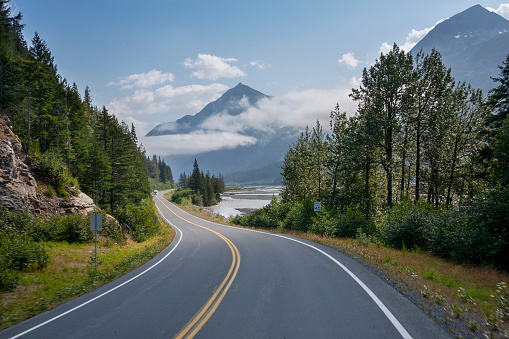
#> input picture data/road2.jpg, 509 x 339 px, found by its file name
$ python cvTests.py
#> lines starting #> are read from the running program, lines starting #| are printed output that depends on the picture; after the words box and inside, x2 and y2 are one past the last pixel; in counts of white or black regions, pixels touching at a corner belong together
import cv2 as cv
import numpy as np
import math
"""
steps:
1.region of interest
2.grayscale
3.maximize contrast
4.gaussian blur?
4.canny
5.houfh transform
dst
"""

def max_contrast(img):
    return (255 * ((img - img.min()) / (img.max() - img.min()))).astype(np.uint8)

if __name__ == '__main__':
    # load image
    img = cv.imread('data/road2.jpg')
#> img is the input picture: shape (339, 509, 3); mean B, G, R 106.5, 106.5, 94.4

    # resize image
    img = cv.resize(img, (img.shape[1]*2, img.shape[0]*2))
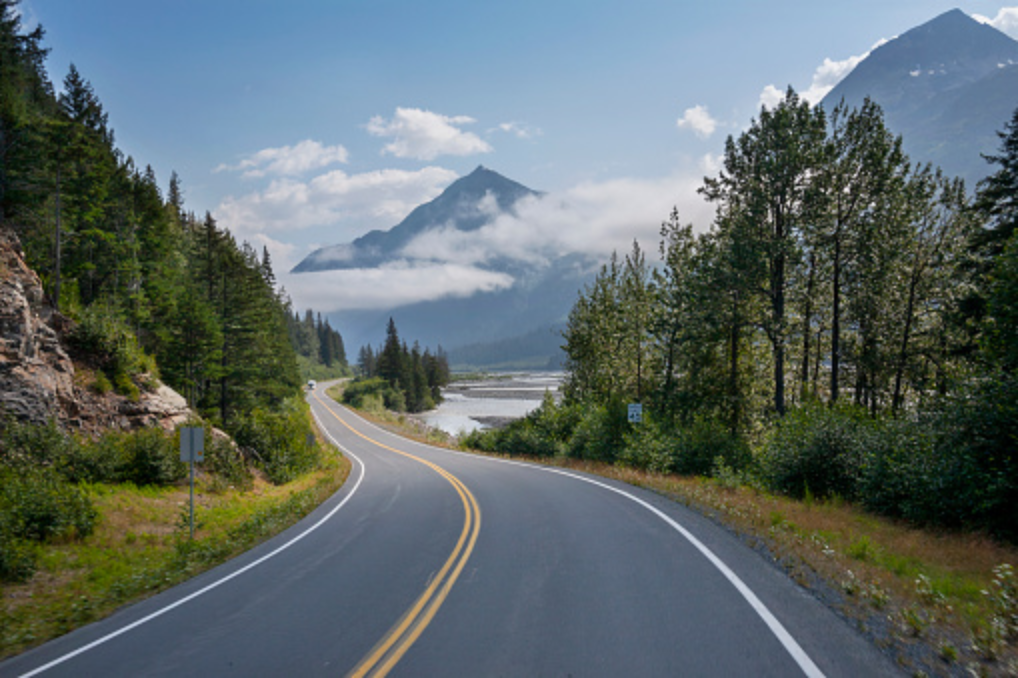
#> img: shape (678, 1018, 3); mean B, G, R 106.5, 106.5, 94.4

    # convert to grayscale
    gray_img = cv.cvtColor(img, cv.COLOR_RGB2GRAY)
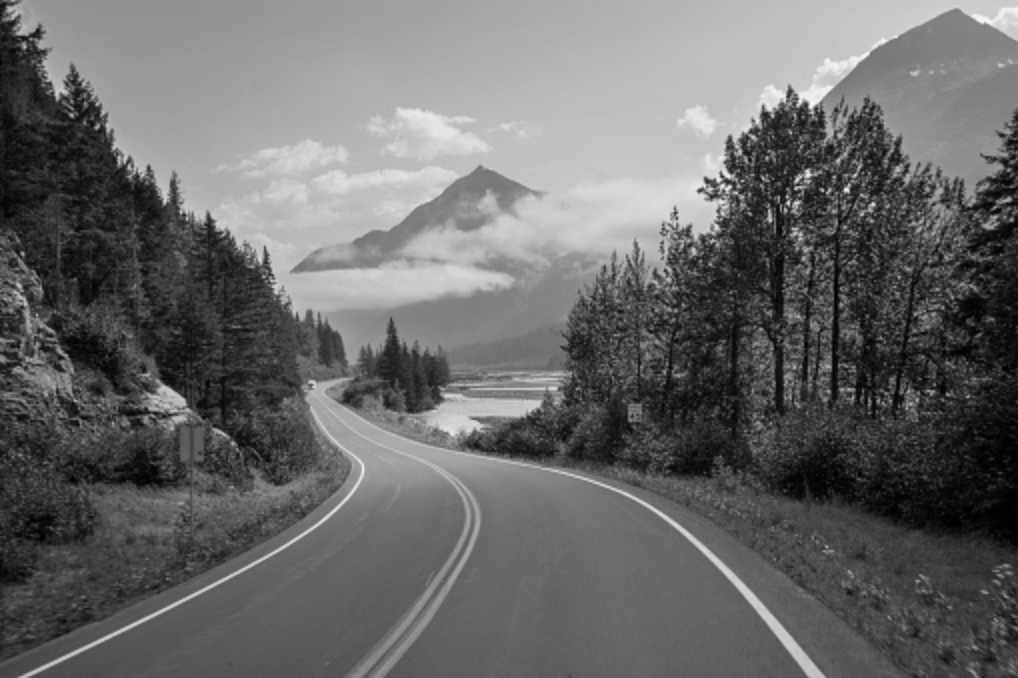
#> gray_img: shape (678, 1018); min 0, max 249, mean 105.1
    cv.imshow('road', gray_img)
    cv.waitKey()

    # region of interest
    roi_img = gray_img[int(gray_img.shape[0] / 2) + 100:, int(gray_img.shape[1] / 2) - 170:gray_img.shape[1] - 170]
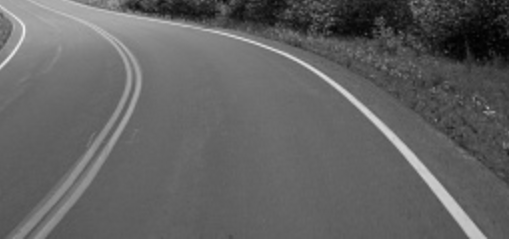
#> roi_img: shape (239, 509); min 1, max 233, mean 98.2
    roi_img2 = np.copy(roi_img)

    # maximize contrast
    contrast_img = max_contrast(roi_img)
    cv.imshow('road', contrast_img)
    cv.waitKey()

    # gray_img = cv.GaussianBlur(gray_img, (5, 5), 0)

    # canny edge detection
    canny_img = cv.Canny(contrast_img, 100, 200, None, 3)
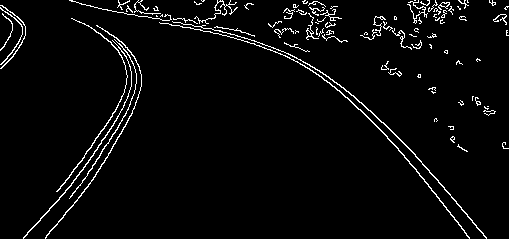
#> canny_img: shape (239, 509); 3.6% white in thin lines or dots
    cv.imshow('road', canny_img)
    cv.waitKey()

    # hough transform
    """    lines = cv.HoughLines(canny_img, 1, np.pi / 180, 150, None, 0, 0)

    if lines is not None:
        for i in range(0, len(lines)):
            rho = lines[i][0][0]
            theta = lines[i][0][1]
            a = math.cos(theta)
            b = math.sin(theta)
            x0 = a * rho
            y0 = b * rho
            pt1 = (int(x0 + 1000*(-b)), int(y0 + 1000*(a)))
            pt2 = (int(x0 - 1000*(-b)), int(y0 - 1000*(a)))
            cv.line(roi_img2, pt1, pt2, (0,0,255), 3, cv.LINE_AA)
    cv.imshow('road', roi_img2)
    cv.waitKey()
    """

    linesP = cv.HoughLinesP(canny_img, 1, np.pi / 180, 50, None, 50, 10)
#> linesP = 21 rows, first 6: [59, 189, 112, 116], [71, 1, 142, 16], [307, 63, 383, 132], [404, 143, 470, 218], [394, 144, 464, 230], [23, 237, 76, 178]

    if linesP is not None:
        for i in range(0, len(linesP)):
            l = linesP[i][0]
            cv.line(roi_img, (l[0], l[1]), (l[2], l[3]), 255, 1, cv.LINE_AA)
#> this loop made 21 passes
#> l on passes 1 to 12: [59, 189, 112, 116], [71, 1, 142, 16], [307, 63, 383, 132], [404, 143, 470, 218], [394, 144, 464, 230], [23, 237, 76, 178], [78, 187, 126, 113], [71, 185, 119, 114], [156, 18, 244, 37], [274, 31, 333, 33], [275, 29, 333, 31], [159, 22, 209, 31]
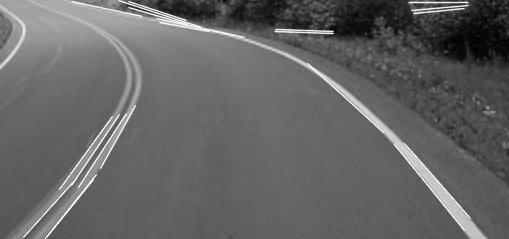
#> roi_img: shape (239, 509); 3.18% of pixels changed, all inside (x1, y1, x2, y2) = (22, 0, 472, 239)

    cv.imshow('road', roi_img)
    cv.waitKey()

$ run again, with data/minimalist-4k-wallpaper-full-hd.jpg copied over data/road2.jpg
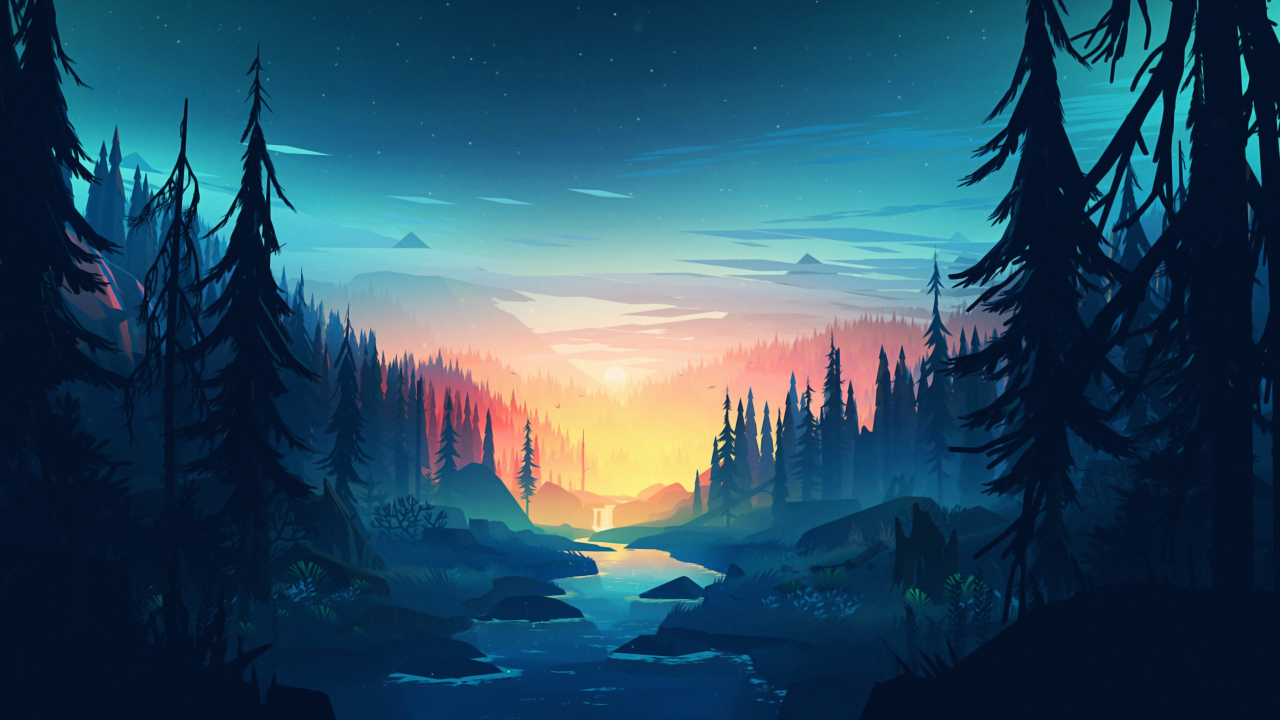
#> input picture data/minimalist-4k-wallpaper-full-hd.jpg, 3840 x 2160 px, found by its file name (shown at 1/3 size)
#> img is the input picture: shape (2160, 3840, 3); mean B, G, R 97.4, 77, 40.4
#> `canny_img = cv.Canny(contrast_img, 100, 200, None, 3)`:
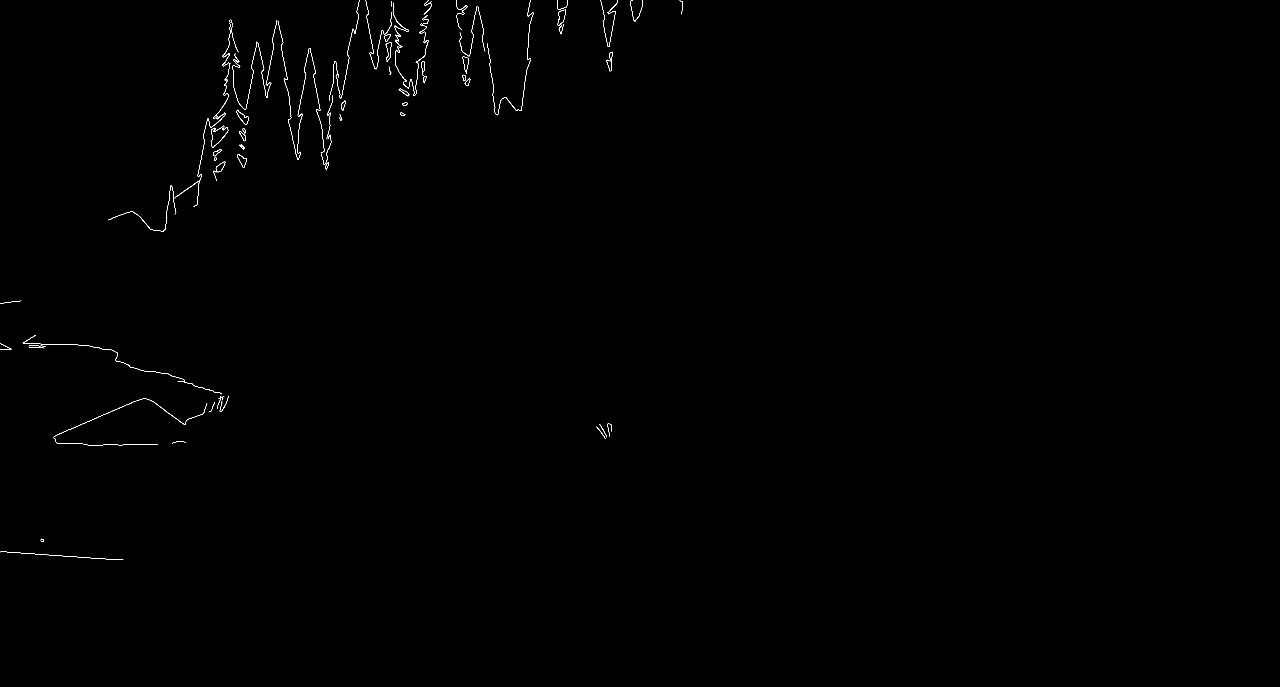
#> canny_img: shape (2060, 3840) (shown at 1/3 size); 0.17% white in thin lines or dots, all inside (x1, y1, x2, y2) = (0, 0, 2049, 1680)
#> linesP = 43 rows, first 6: [3, 1654, 250, 1672], [175, 1302, 418, 1199], [172, 1330, 224, 1330], [894, 343, 918, 223], [453, 1201, 551, 1272], [1100, 48, 1120, 155]
#> the loop `for i in range(0, len(linesP)):` made 43 passes
#> after the loop `for i in range(0, len(linesP)):`:
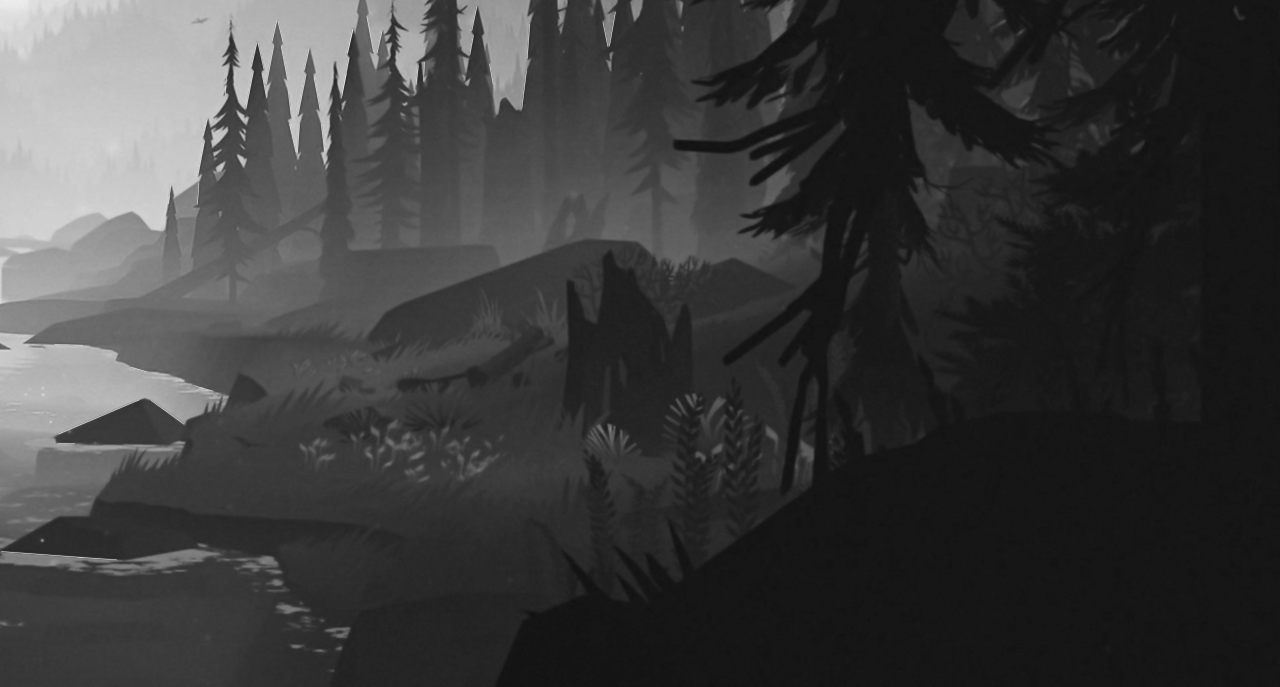
#> roi_img: shape (2060, 3840) (shown at 1/3 size); min 15, max 253, mean 59.8

$ run again, with data/road.jpg copied over data/road2.jpg
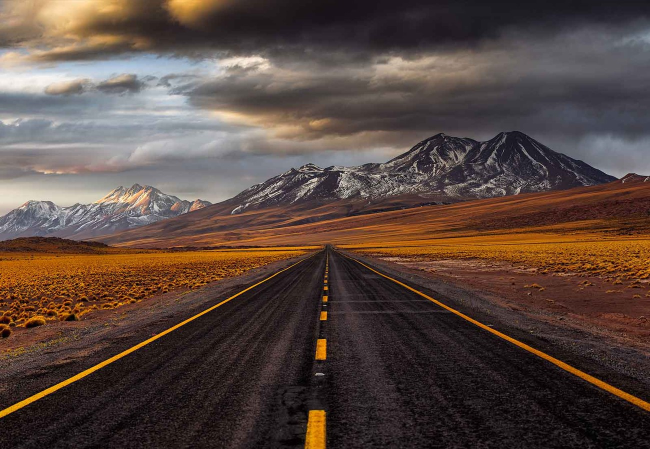
#> input picture data/road.jpg, 1300 x 898 px, found by its file name (shown at 1/2 size)
#> img is the input picture: shape (898, 1300, 3); mean B, G, R 63.9, 71.5, 89
#> img: shape (1796, 2600, 3)
#> `canny_img = cv.Canny(contrast_img, 100, 200, None, 3)`:
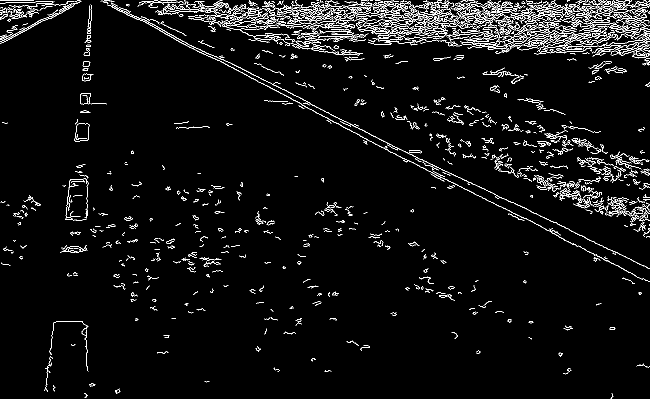
#> canny_img: shape (798, 1300) (shown at 1/2 size); 4.1% white in thin lines or dots
#> linesP = 262 rows, first 6: [1070, 80, 1138, 86], [1220, 11, 1291, 11], [1219, 102, 1299, 109], [388, 12, 456, 12], [914, 25, 980, 26], [789, 39, 912, 41]
#> the loop `for i in range(0, len(linesP)):` made 262 passes
#> after the loop `for i in range(0, len(linesP)):`:
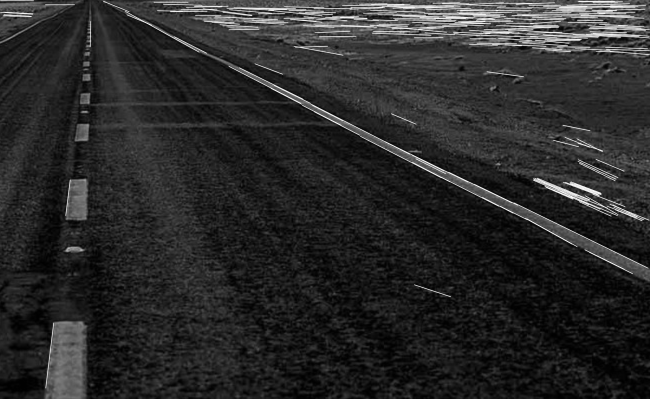
#> roi_img: shape (798, 1300) (shown at 1/2 size); min 0, max 255, mean 41.7
